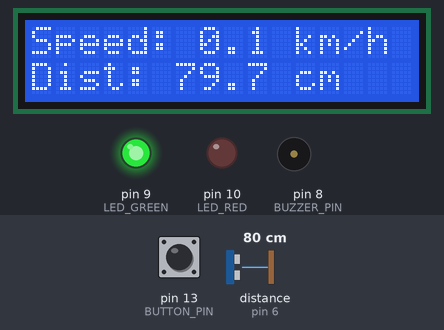
Bench run of a sketch on a simulated Arduino Uno, built with avr-gcc and run on an emulated ATmega328P. Parts: 16×2 character LCD, output pins drawn as LEDs (lit = HIGH), buzzer (waves = sounding, pin HIGH). Wiring (inferred from the names in the program): ultrasonic range finder: trigger pin 7; echo pin 6. The test bench sets the inputs (shaded band); at power-on: pin 13 (BUTTON_PIN) HIGH, distance to the obstacle (sensor on pin 6) 80 cm. The echo pulse lasts 58.3 µs per cm; pins used as bus, display or sensor lines are not drawn; what the sketch prints to the serial monitor is not drawn.

Above: at 3.2 s.
3.3 s: pin 13 (BUTTON_PIN) pulled LOW for 0.15 s
At 4.1 s:
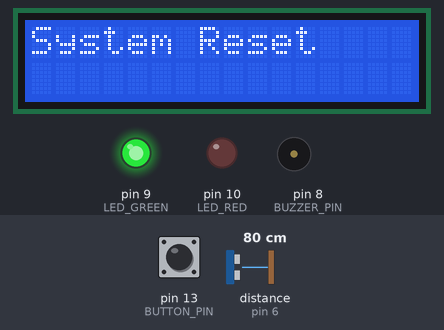
6.3 s: distance to the obstacle (sensor on pin 6) set to 299 cm
At 7.9 s:
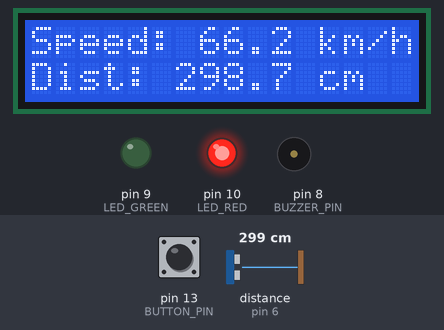
8.2 s: distance to the obstacle (sensor on pin 6) set to 4 cm
At 8.5 s:
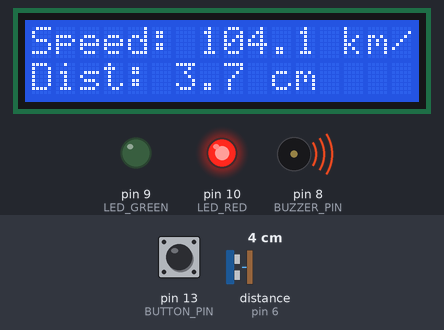
9.8 s: pin 13 (BUTTON_PIN) pulled LOW for 1 s
At 11.2 s:
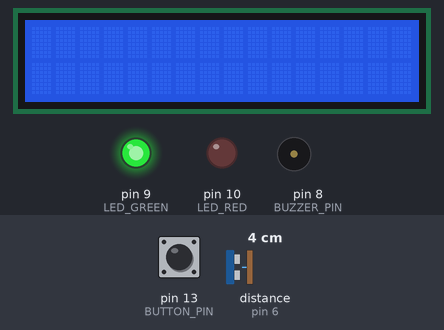
13.0 s: distance to the obstacle (sensor on pin 6) set to 2 cm
At 13.7 s:
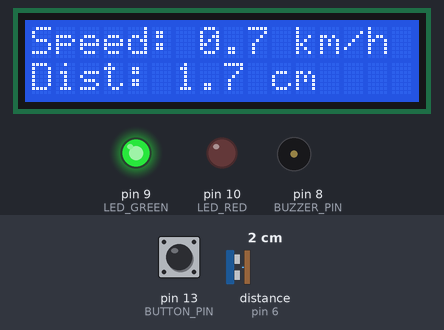
14.5 s: distance to the obstacle (sensor on pin 6) set to 18 cm
At 16.0 s:
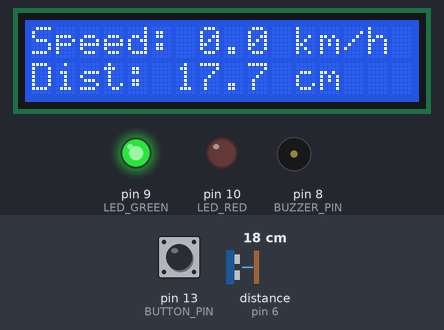
Timing chart, 0 to 17.1 s (numbered marks = the images above; inputs shaded):
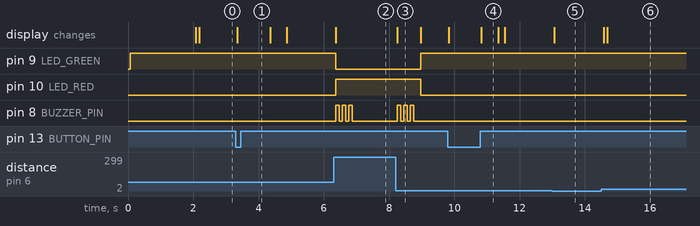

Measured:
- after the input at 3.3 s, the display: changes after 0.05 s (image 1)
- after the input at 6.3 s, pin 9 (LED_GREEN): HIGH → LOW after 0.07 s; pin 10 (LED_RED): LOW → HIGH after 0.07 s; pin 8 (BUZZER_PIN): alternates HIGH for 0.10 s and LOW for 0.10 s, 6 changes in all, then stays LOW, starting after 0.07 s; the display: changes after 0.07 s (image 2)
- after the input at 8.2 s, pin 9 (LED_GREEN): LOW → HIGH after 0.77 s; pin 10 (LED_RED): HIGH → LOW after 0.77 s; pin 8 (BUZZER_PIN): alternates HIGH for 0.10 s and LOW for 0.10 s, 6 changes in all, then stays LOW, starting after 0.06 s; the display: changes after 0.06 s (image 3)
- after the input at 9.8 s, the display: first changes at once (image 4 shows a later state)
- after the input at 13.0 s, the display: changes after 0.06 s (image 5)
- after the input at 14.5 s, the display: first changes after 0.08 s (image 6 shows a later state)
- what the display in image 3 shows lasts 0.7 s, from 8.3 s to 9.0 s

The sketch:

main.ino
```cpp
/*
 * Speed Measurement System for Road Safety Personnel
 *
 * Author: Adeniran Precious Adebayo
 * University: University of Abuja
 * Department: Electrical/Electronics Engineering
 * Year: 2024
 *
 * Description: This system measures vehicle speed using an ultrasonic sensor
 * and alerts when the speed limit is exceeded using a buzzer and LCD display.
 *
 * Components:
 * - Arduino Uno (ATmega328)
 * - HC-SR04 Ultrasonic Sensor
 * - 16x2 LCD Display
 * - Buzzer
 * - LEDs for status indication
 */

#include <Arduino.h>
#include <LiquidCrystal.h>

// Pin Definitions
#define TRIG_PIN 7    // Ultrasonic sensor trigger pin
#define ECHO_PIN 6    // Ultrasonic sensor echo pin
#define BUZZER_PIN 8  // Buzzer pin
#define LED_GREEN 9   // Green LED for safe speed
#define LED_RED 10    // Red LED for over-speed
#define BUTTON_PIN 13 // Push button for reset/settings

// LCD Pins (RS, E, D4, D5, D6, D7)
LiquidCrystal lcd(12, 11, 5, 4, 3, 2);

// System Constants
const float SPEED_LIMIT = 60.0;    // Speed limit in km/h
const int MEASUREMENT_DELAY = 100; // Delay between measurements (ms)
const float SOUND_SPEED = 0.0343;  // Speed of sound in cm/μs

// Variables for speed calculation
float duration, distance;
float speed_kmh = 0;
float previous_distance = 0;
unsigned long previous_time = 0;
bool first_measurement = true;

void setup()
{
  // Initialize serial communication for debugging
  Serial.begin(9600);

  // Initialize LCD (16 columns, 2 rows)
  lcd.begin(16, 2);

  // Configure pins
  pinMode(TRIG_PIN, OUTPUT);
  pinMode(ECHO_PIN, INPUT);
  pinMode(BUZZER_PIN, OUTPUT);
  pinMode(LED_GREEN, OUTPUT);
  pinMode(LED_RED, OUTPUT);
  pinMode(BUTTON_PIN, INPUT_PULLUP);

  // Initial state
  digitalWrite(BUZZER_PIN, LOW);
  digitalWrite(LED_GREEN, HIGH);
  digitalWrite(LED_RED, LOW);

  // Display welcome message
  displayWelcomeMessage();
  delay(2000);

  // Clear LCD and prepare for measurements
  lcd.clear();
}

void loop()
{
  // Get current distance measurement
  distance = measureDistance();

  // Calculate speed if we have a previous measurement
  if (!first_measurement && distance > 0 && distance < 400)
  {
    unsigned long current_time = millis();
    float time_diff = (current_time - previous_time) / 1000.0; // Convert to seconds

    // Calculate speed: distance difference / time difference
    if (time_diff > 0)
    {
      float distance_diff = abs(previous_distance - distance) / 100.0; // Convert cm to meters
      float speed_ms = distance_diff / time_diff;                      // Speed in m/s
      speed_kmh = speed_ms * 3.6;                                      // Convert to km/h

      // Filter out unrealistic speeds (noise)
      if (speed_kmh > 0 && speed_kmh < 200)
      {
        updateDisplay(speed_kmh, distance);
        checkSpeedLimit(speed_kmh);
      }
    }

    previous_time = current_time;
  }
  else
  {
    previous_time = millis();
    first_measurement = false;
  }

  previous_distance = distance;

  // Check for button press (reset/clear)
  if (digitalRead(BUTTON_PIN) == LOW)
  {
    resetSystem();
    delay(300); // Debounce delay
  }

  delay(MEASUREMENT_DELAY);
}

float measureDistance()
{
  // Clear trigger pin
  digitalWrite(TRIG_PIN, LOW);
  delayMicroseconds(2);

  // Send 10μs pulse to trigger pin
  digitalWrite(TRIG_PIN, HIGH);
  delayMicroseconds(10);
  digitalWrite(TRIG_PIN, LOW);

  // Read echo pin and calculate duration
  duration = pulseIn(ECHO_PIN, HIGH);

  // Calculate distance in cm (duration * speed of sound / 2)
  float dist = (duration * SOUND_SPEED) / 2;

  return dist;
}

void updateDisplay(float speed, float dist)
{
  lcd.clear();

  // First line: Speed
  lcd.setCursor(0, 0);
  lcd.print("Speed: ");
  lcd.print(speed, 1);
  lcd.print(" km/h");

  // Second line: Distance
  lcd.setCursor(0, 1);
  lcd.print("Dist: ");
  lcd.print(dist, 1);
  lcd.print(" cm");

  // Debug output
  Serial.print("Speed: ");
  Serial.print(speed);
  Serial.print(" km/h | Distance: ");
  Serial.print(dist);
  Serial.println(" cm");
}

void checkSpeedLimit(float speed)
{
  if (speed > SPEED_LIMIT)
  {
    // Over speed - activate alarm
    digitalWrite(LED_RED, HIGH);
    digitalWrite(LED_GREEN, LOW);

    // Sound buzzer with pulsing pattern
    for (int i = 0; i < 3; i++)
    {
      digitalWrite(BUZZER_PIN, HIGH);
      delay(100);
      digitalWrite(BUZZER_PIN, LOW);
      delay(100);
    }

    Serial.println("WARNING: SPEED LIMIT EXCEEDED!");
  }
  else
  {
    // Normal speed
    digitalWrite(LED_RED, LOW);
    digitalWrite(LED_GREEN, HIGH);
    digitalWrite(BUZZER_PIN, LOW);
  }
}

void displayWelcomeMessage()
{
  lcd.clear();
  lcd.setCursor(0, 0);
  lcd.print("Speed Monitor");
  lcd.setCursor(0, 1);
  lcd.print("System Ready!");
}

void resetSystem()
{
  // Reset all variables
  speed_kmh = 0;
  previous_distance = 0;
  first_measurement = true;

  // Reset LEDs and buzzer
  digitalWrite(BUZZER_PIN, LOW);
  digitalWrite(LED_GREEN, HIGH);
  digitalWrite(LED_RED, LOW);

  // Display reset message
  lcd.clear();
  lcd.setCursor(0, 0);
  lcd.print("System Reset");
  delay(1000);
  lcd.clear();

  Serial.println("System reset");
}
```
